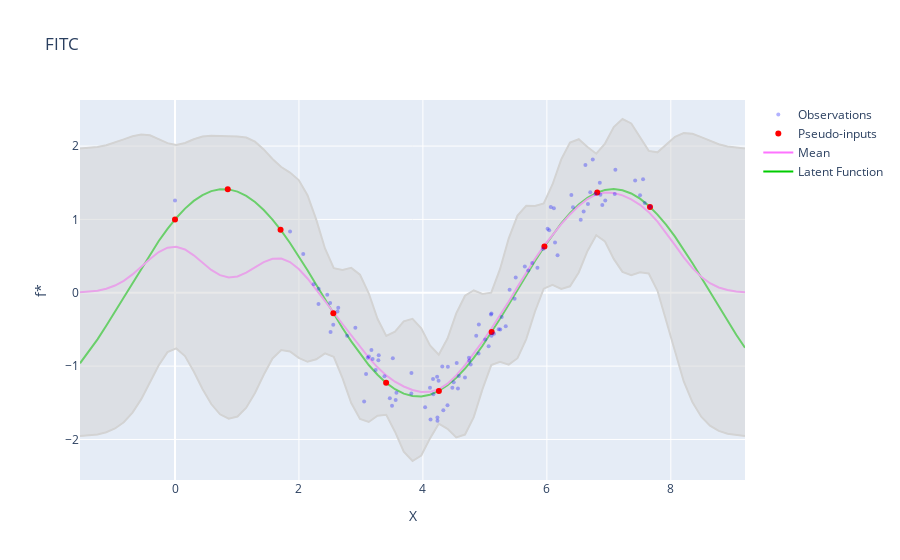

Notebook cell for this chart:
### Markdown cell above
## FITC

### Code cell
model4 = FITC(X, y, p_optimized=True)
mean4, cov4 = model4.predict(X_pred.clone())

visualize(X, y, X_pred, f, mean4, cov4, p_inputs=model4.pseudo_inputs, title="FITC")
